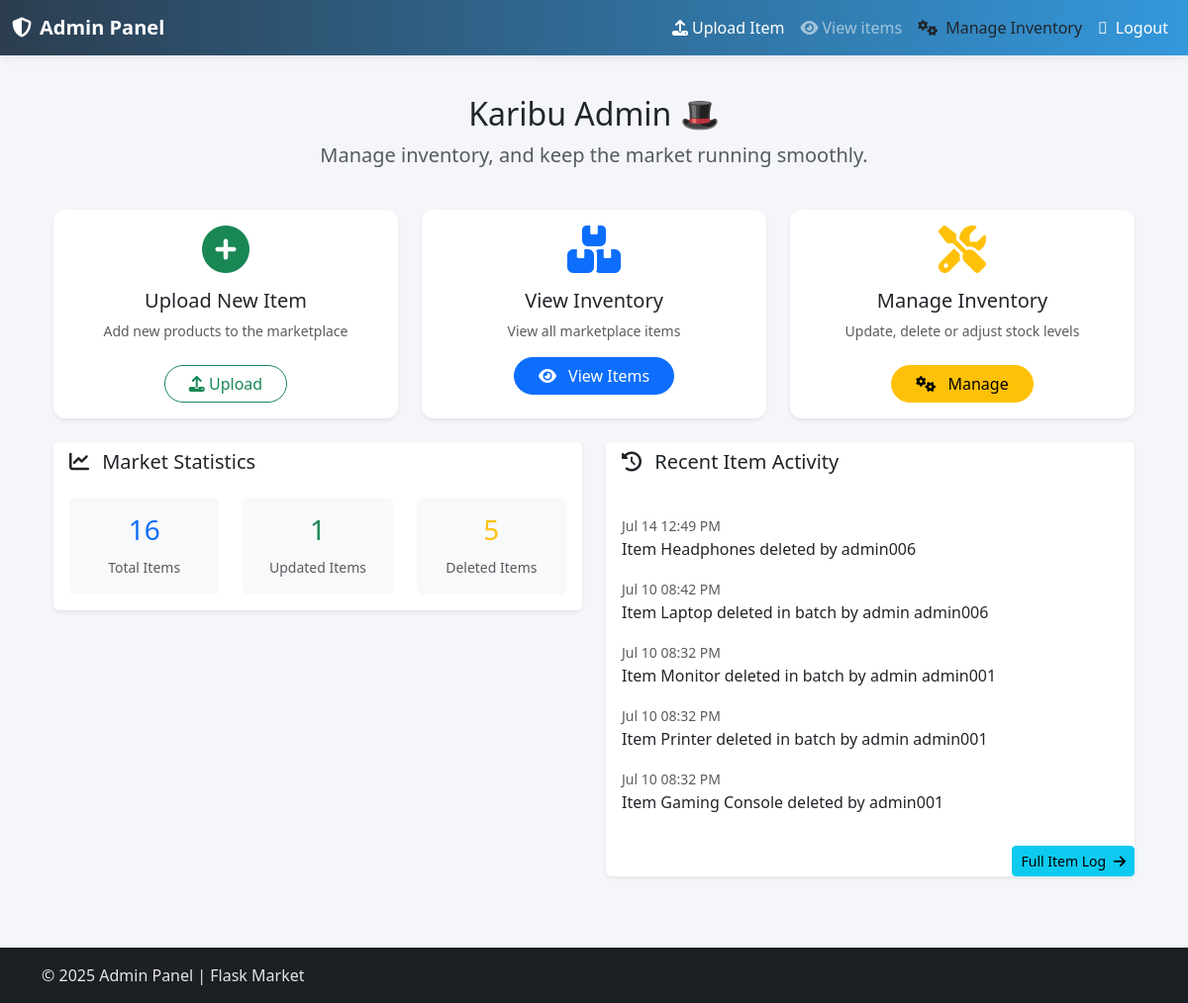
The page /admins/admins (signed in) on the database as committed earlier.
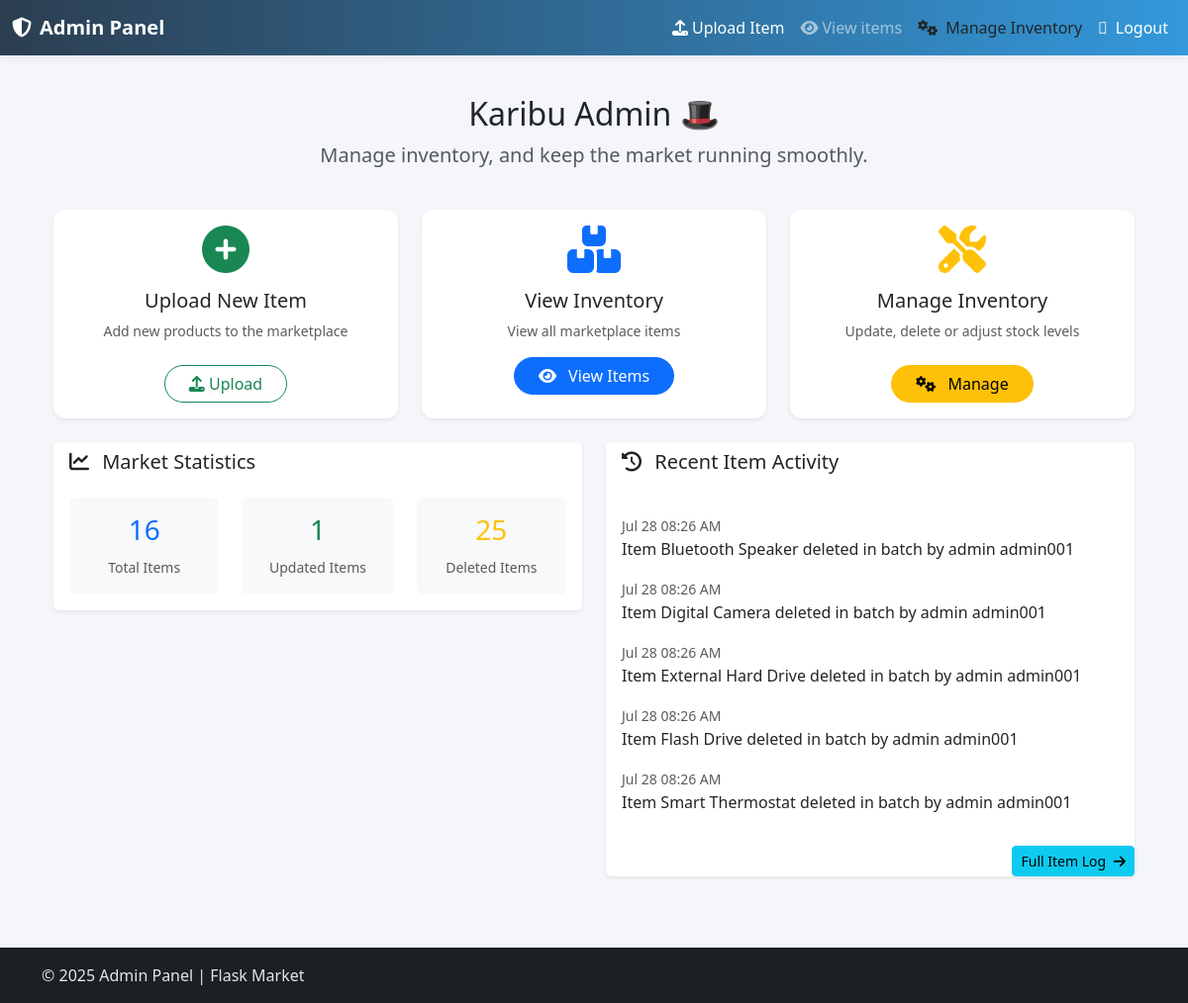
The same page on the database as committed later.
### admins/models.py (models this page shows, shortened)
class ItemManagementlog(db.Model):
    __tablename__ = 'item_management_log'
    log_id = db.Column(db.String(), primary_key=True)
    item_id = db.Column(db.String(), nullable=False)
    action = db.Column(db.String(length=50), nullable=False)
    admin_id = db.Column(db.String(), db.ForeignKey('admins.admin_id'), nullable=False)
    timestamp = db.Column(db.DateTime(timezone=True), nullable=False, default=lambda: datetime.now(ZoneInfo("Africa/Nairobi")))
    notes = db.Column(db.Text)
    admin = db.relationship('Admins', backref='management_logs')

### admins/routes.py (the view)
@admins_bp.route('/admins')
def admins():
    return render_template('/admin/admins_home.html')

### admins/routes.py (called while the page is built)
@admins_bp.context_processor
def inject_now():
    eat = ZoneInfo("Africa/Nairobi")
    return {'now': datetime.now(tz=eat)}

@admins_bp.context_processor
def inject_stats():
    stats = {
        'total_items': Items.query.count(),
        'total_admins': Admins.query.count(),
        'pending_approvals': Admins.query.filter_by(is_approved=False).count(),
        'active_admins': Admins.query.filter_by(is_approved=True).count(),
        'updated_items': ItemManagementlog.query.filter_by(action='updated').count(),
        'deleted_items': ItemManagementlog.query.filter_by(action='deleted').count(),
    }
    recent_items_logs = ItemManagementlog.query.order_by(ItemManagementlog.timestamp.desc()).limit(5).all()
    recent_admins_logs = AdminActionLog.query.order_by(AdminActionLog.timestamp.desc()).limit(5).all()
    return {
        'stats': stats,
        'recent_admins_logs': recent_admins_logs,
        'recent_items_logs': recent_items_logs
    }

### admins/templates/admin/admins_home.html (shortened to what the changed rows need)
{% extends 'admin_base.html' %}
{% block content %}
    {% if not  session.get('admin_logged_in') %}
        <div class="text-center mt-5">
            <h3 class="text-danger"><i class="fas fa-lock me-2"></i>You must be logged in to access the admin dashboard</h3>
            <a href="{{ url_for('admins.admin_login') }}" class="btn btn-primary mt-4 px-4">Login Now</a>
        </div>
    {% else %}
    <div class="container-fluid py-4">
        <div class="row mb-4">
            <div class="col-12 text-center">
                <h2 class="mb-2">Karibu Admin 🎩</h2>
                <p class="lead text-muted">
                    Manage inventory{% if session.get('is_super_admin') %},  approve admins{% endif %}, and keep the market running smoothly.
                </p>
            </div>
        </div>
        <div class="row g-4 mb-4">
            <div class="col-md-4">
                <div class="card cardhover border-0 shadow-sm h-100 position-relative">
                    <div class="card-body text-center">
                        <i class="fas fa-plus-circle fa-3x text-success mb-3"></i>
                        <h5>Upload New Item</h5>
                        <p class="text-muted small">Add new products to the marketplace</p>
                        <a href="{{ url_for('admins.admin_item_upload') }}" class="btn btn-outline-success rounded-pill px-4 mt-2">
                            <i class="fas fa-upload"></i> Upload
                        </a>
                    </div>
                </div>
            </div>
            <div class="col-md-4">
                <div class="card cardhover border-0 shadow-sm h-100 position-relative">
                    <div class="card-body text-center">
                        <i class="fas fa-boxes fa-3x text-primary mb-3"></i>
                        <h5>View Inventory</h5>
                        <p class="text-muted small">View all marketplace items</p>
                        <a href="{{ url_for('admins.admin_items_view') }}" class="btn btn-primary rounded-pill px-4">
                            <i class="fas fa-eye me-2"></i> View Items
                        </a>
                    </div>
                </div>
            </div>
            <div class="col-md-4">
                <div class="card cardhover border-0 shadow-sm h-100 position-relative">
                    <div class="card-body text-center">
                        <i class="fas fa-tools fa-3x text-warning mb-3"></i>
                        <h5>Manage Inventory</h5>
                        <p class="text-muted small">Update, delete or adjust stock levels</p>
                        <a href="{{ url_for('admins.admin_items_manage') }}" class="btn btn-warning rounded-pill px-4 mt-2">
                            <i class="fas fa-cogs me-2"></i> Manage
                        </a>
                    </div>
                </div>
            </div>
        </div>
        <div class="row g-4">
            <div class="col-md-6">
                <div class="card shadow-sm border-0">
                    <div class="card-header bg-white border-0">
                        <h5 class="mb-0"><i class="fas fa-chart-line me-2"></i> Market Statistics</h5>
                    </div>
                    <div class="card-body">
                        <div class="row text-center">
                            <div class="col-4">
                                <div class="p-3 bg-light rounded">
                                    <h3 class="text-primary">{{ stats.get('total_items', '---') }}</h3>
                                    <small class="text-muted">Total Items</small>
                                </div>
                            </div>
                            <div class="col-4">
                                <div class="p-3 bg-light rounded">
                                    <h3 class="text-success">{{ stats.get('updated_items', '---') }}</h3>
                                    <small class="text-muted">Updated Items</small>
                                </div>
                            </div>
                            <div class="col-4">
                                <div class="p-3 bg-light rounded">
                                    <h3 class="text-warning">{{ stats.get('deleted_items','---') }}</h3>
                                    <small class="text-muted">Deleted Items </small>
                                </div>
                            </div>
                        </div>
                    </div>
                </div>
            </div>
            <div class="col-md-6">
                <div class="card shadow-sm border-0">
                    <div class="card-header bg-white border-0">
                        <h5><i class="fas fa-history me-2"></i> Recent Item Activity</h5>
                    </div>
                    <div class="card-body">
                        {% if recent_items_logs %}
                        <ul class="list-group list-group-flush">
                            {% for log in recent_items_logs %}
                            <li class="list-group-item border-0 px-0">
                                <small class="text-muted">{{ log.timestamp.strftime('%b %d %I:%M %p') }}</small>
                                <p class="mb-0">{{ log.notes }}</p>
                            </li>
                            {% endfor %}
                        </ul>
                        {% else %}
                        <p class="text-muted text-center mb-0">No recent activity to display.</p>
                        {% endif %}
                    </div>
                    <div class="text-end mt-2">
                        <a href="{{url_for('admins.item_activity_log')}}" class="btn btn-info btn-sm" >
                            Full Item Log <i class="fas fa-arrow-right ms-1"></i>
                        </a>
                    </div>
                </div>
            </div>
        </div>
    </div>
    {% endif %}
{% endblock %}

Rows that differ between the two databases and show on the page:
no longer on this page (row unchanged): ItemManagementlog: timestamp "Jul 14 12:49 PM", notes "Item Headphones deleted by admin006"
no longer on this page (row unchanged): ItemManagementlog: timestamp "Jul 10 08:42 PM", notes "Item Laptop deleted in batch by admin admin006"
no longer on this page (row unchanged): ItemManagementlog: timestamp "Jul 10 08:32 PM", notes "Item Monitor deleted in batch by admin admin001"
no longer on this page (row unchanged): ItemManagementlog: timestamp "Jul 10 08:32 PM", notes "Item Printer deleted in batch by admin admin001"
no longer on this page (row unchanged): ItemManagementlog: timestamp "Jul 10 08:32 PM", notes "Item Gaming Console deleted by admin001"
added ItemManagementlog: timestamp "Jul 28 08:26 AM", notes "Item Bluetooth Speaker deleted in batch by admin admin001"
added ItemManagementlog: timestamp "Jul 28 08:26 AM", notes "Item Digital Camera deleted in batch by admin admin001"
added ItemManagementlog: timestamp "Jul 28 08:26 AM", notes "Item External Hard Drive deleted in batch by admin admin001"
added ItemManagementlog: timestamp "Jul 28 08:26 AM", notes "Item Flash Drive deleted in batch by admin admin001"
added ItemManagementlog: timestamp "Jul 28 08:26 AM", notes "Item Smart Thermostat deleted in batch by admin admin001"
Other text that changed with them:
{{ stats.get('deleted_items','---') }}: "5" → "25"
